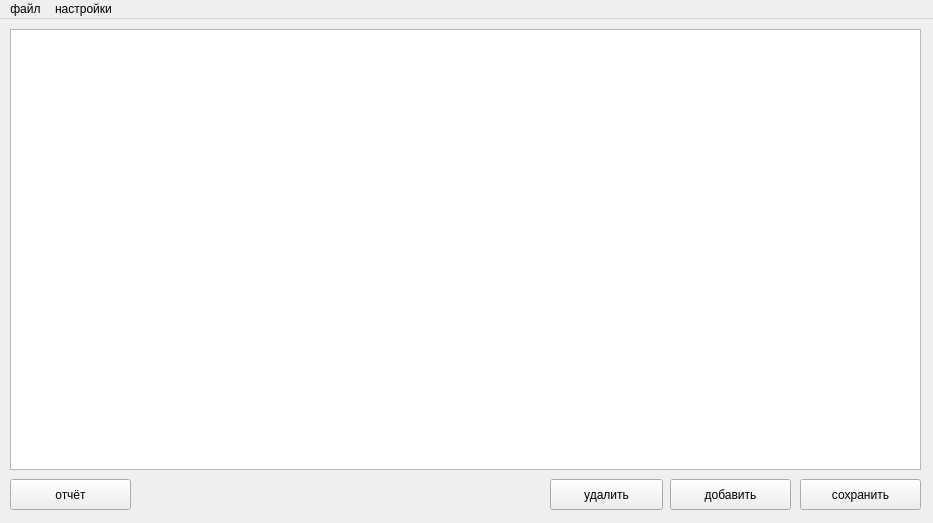
<?xml version="1.0" encoding="UTF-8"?>
<ui version="4.0">
 <class>MainWindow</class>
 <widget class="QMainWindow" name="MainWindow">
  <property name="geometry">
   <rect>
    <x>0</x>
    <y>0</y>
    <width>933</width>
    <height>523</height>
   </rect>
  </property>
  <property name="windowTitle">
   <string>MainWindow</string>
  </property>
  <widget class="QWidget" name="centralwidget">
   <widget class="QTableWidget" name="tw_table">
    <property name="geometry">
     <rect>
      <x>10</x>
      <y>10</y>
      <width>911</width>
      <height>441</height>
     </rect>
    </property>
    <property name="sizePolicy">
     <sizepolicy hsizetype="Fixed" vsizetype="Preferred">
      <horstretch>0</horstretch>
      <verstretch>0</verstretch>
     </sizepolicy>
    </property>
    <property name="frameShape">
     <enum>QFrame::StyledPanel</enum>
    </property>
   </widget>
   <widget class="QPushButton" name="btn_notes">
    <property name="geometry">
     <rect>
      <x>670</x>
      <y>460</y>
      <width>121</width>
      <height>31</height>
     </rect>
    </property>
    <property name="text">
     <string>добавить</string>
    </property>
   </widget>
   <widget class="QPushButton" name="btn_save">
    <property name="geometry">
     <rect>
      <x>800</x>
      <y>460</y>
      <width>121</width>
      <height>31</height>
     </rect>
    </property>
    <property name="text">
     <string>сохранить</string>
    </property>
   </widget>
   <widget class="QPushButton" name="btn_report">
    <property name="geometry">
     <rect>
      <x>10</x>
      <y>460</y>
      <width>121</width>
      <height>31</height>
     </rect>
    </property>
    <property name="text">
     <string>отчёт</string>
    </property>
   </widget>
   <widget class="QPushButton" name="btn_del">
    <property name="geometry">
     <rect>
      <x>550</x>
      <y>460</y>
      <width>113</width>
      <height>31</height>
     </rect>
    </property>
    <property name="text">
     <string>удалить</string>
    </property>
   </widget>
  </widget>
  <widget class="QMenuBar" name="menubar">
   <property name="geometry">
    <rect>
     <x>0</x>
     <y>0</y>
     <width>933</width>
     <height>21</height>
    </rect>
   </property>
   <widget class="QMenu" name="m_file">
    <property name="title">
     <string>файл</string>
    </property>
   </widget>
   <widget class="QMenu" name="m_settings">
    <property name="title">
     <string>настройки</string>
    </property>
   </widget>
   <addaction name="m_file"/>
   <addaction name="m_settings"/>
  </widget>
 </widget>
 <resources/>
 <connections/>
</ui>
